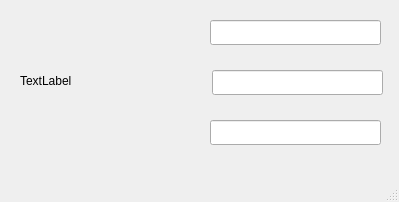
<?xml version="1.0" encoding="UTF-8"?>
<ui version="4.0">
 <class>MainWindow</class>
 <widget class="QMainWindow" name="MainWindow">
  <property name="geometry">
   <rect>
    <x>0</x>
    <y>0</y>
    <width>399</width>
    <height>202</height>
   </rect>
  </property>
  <property name="windowTitle">
   <string>MainWindow</string>
  </property>
  <widget class="QWidget" name="centralwidget">
   <widget class="QLabel" name="labelColorDisplay">
    <property name="geometry">
     <rect>
      <x>20</x>
      <y>20</y>
      <width>151</width>
      <height>121</height>
     </rect>
    </property>
    <property name="text">
     <string>TextLabel</string>
    </property>
   </widget>
   <widget class="QLineEdit" name="lineEditHex">
    <property name="geometry">
     <rect>
      <x>210</x>
      <y>20</y>
      <width>171</width>
      <height>25</height>
     </rect>
    </property>
   </widget>
   <widget class="QLineEdit" name="lineEditCoordinate">
    <property name="geometry">
     <rect>
      <x>210</x>
      <y>120</y>
      <width>171</width>
      <height>25</height>
     </rect>
    </property>
   </widget>
   <widget class="QLineEdit" name="lineEditRGB">
    <property name="geometry">
     <rect>
      <x>212</x>
      <y>70</y>
      <width>171</width>
      <height>25</height>
     </rect>
    </property>
   </widget>
  </widget>
  <widget class="QMenuBar" name="menubar">
   <property name="geometry">
    <rect>
     <x>0</x>
     <y>0</y>
     <width>399</width>
     <height>28</height>
    </rect>
   </property>
  </widget>
  <widget class="QStatusBar" name="statusbar"/>
 </widget>
 <resources/>
 <connections/>
</ui>
